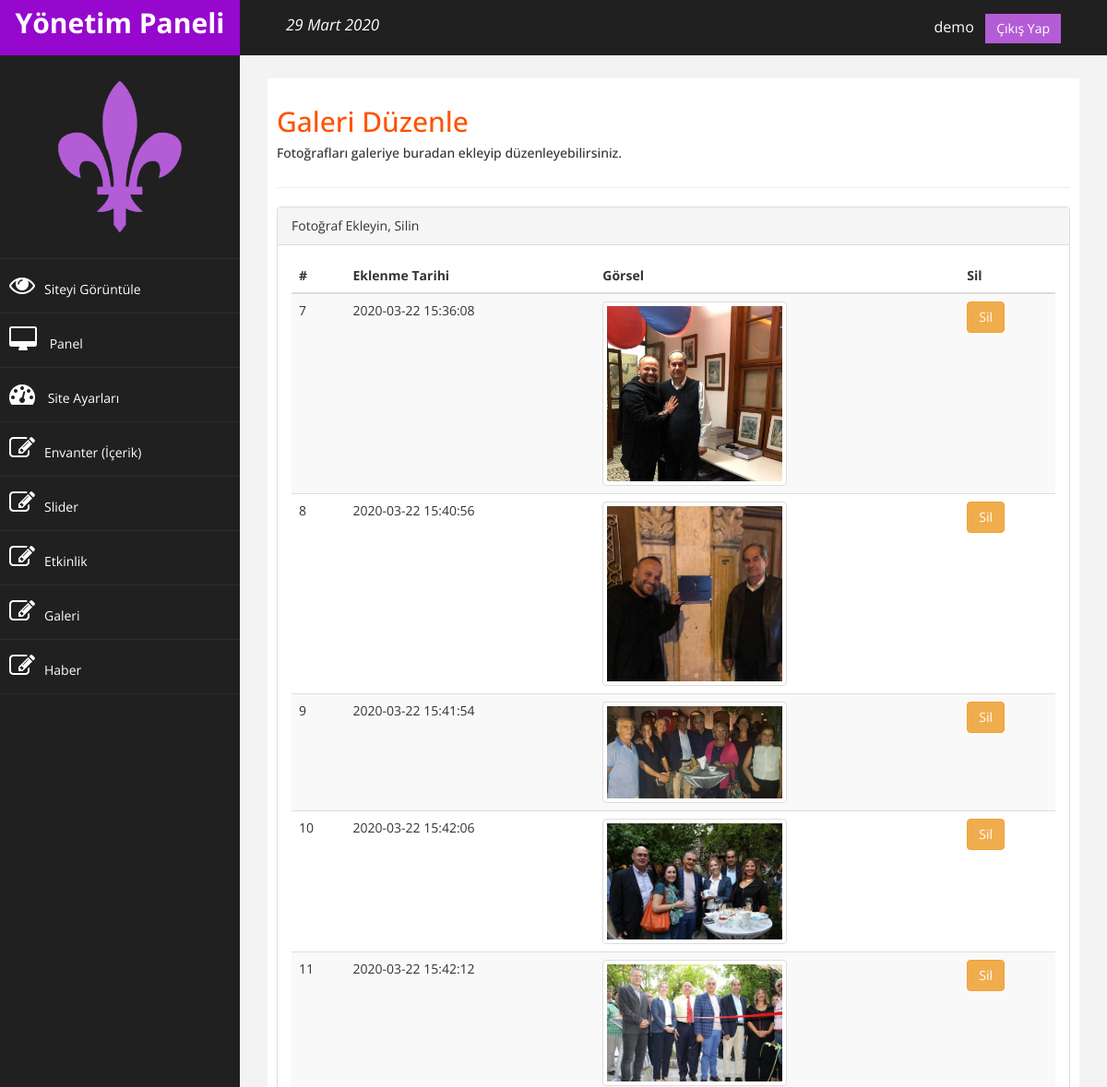
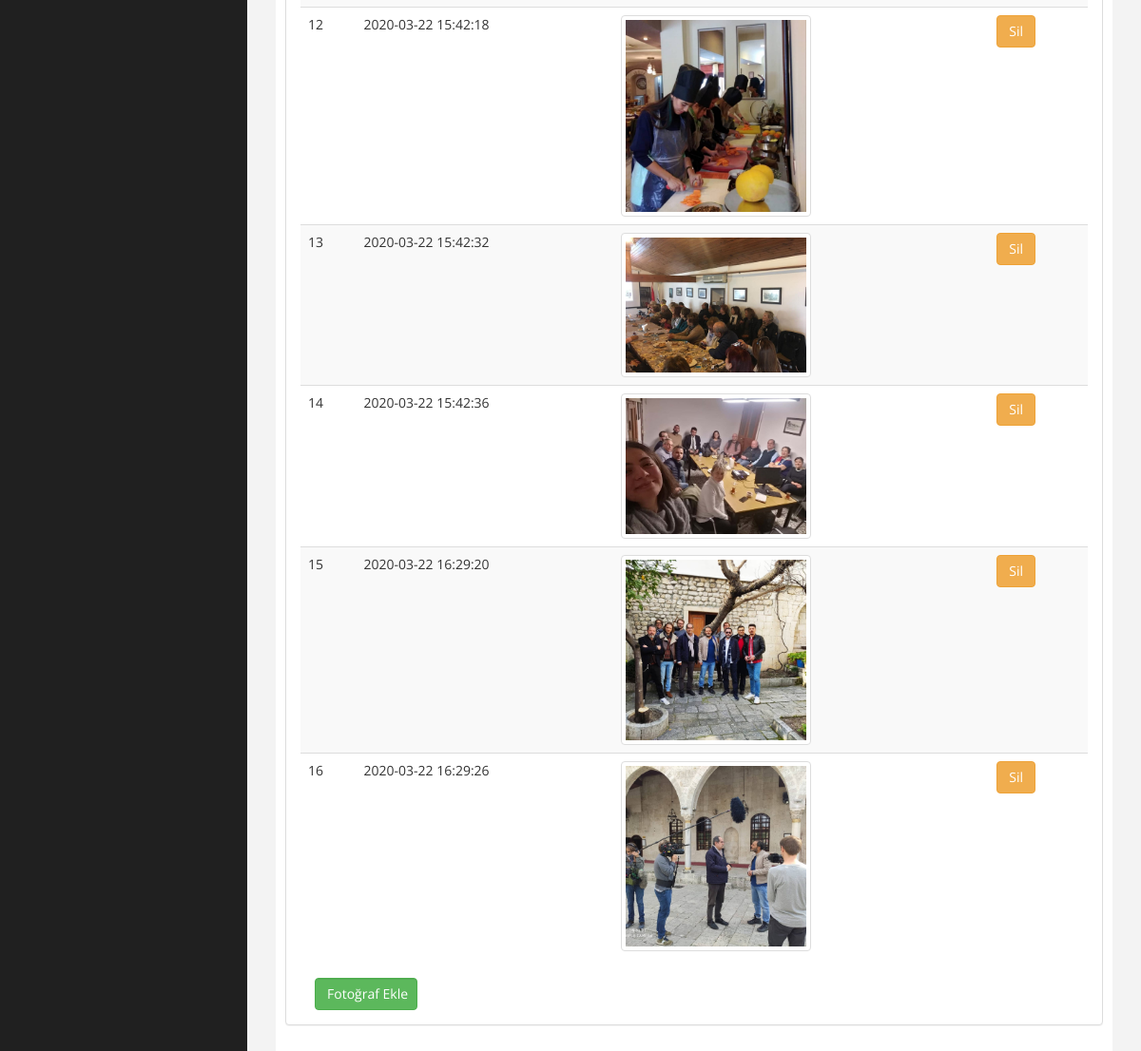
Screenshot of /admin/galeri.php (signed in) with the database file from the repository (2 pictures, top to bottom).
### tables this page shows
CREATE TABLE `gallery` (
  `id` int(11) NOT NULL,
  `url` varchar(250) NOT NULL,
  `date` varchar(100) NOT NULL
);

### admin/galeri.php (the view, shortened to what this page needs)
<?php
include 'header.php';
include 'sidebar.php';
$sql = "select * from gallery";
$result = $conn->query($sql);
$durum=isset($_GET["durum"]);
?>
<div id="page-wrapper">
  <div id="page-inner">
    <div class="row">
    <div class="col-md-12">
                     <h2>Galeri Düzenle</h2>
                       <?php
                       if($durum=="ok"){
                       ?>
                       <h5>İşlem Başarılı...</h5>
                    <?php }elseif($durum=="error"){  ?>
                        <h5>Hatalı İşlem!! </h5>
                    <?php }else{ ?>
                        <h5>Fotoğrafları galeriye buradan ekleyip düzenleyebilirsiniz. </h5>
                    <?php } ?>
                    </div>
    </div>
    <hr />
    <div class="panel panel-default">
      <div class="panel-heading">
        Fotoğraf Ekleyin, Silin
      </div>
      <div class="panel-body">
        <div class="table-responsive">
          <table class="table table-striped w-aut">
            <thead>
              <tr>
                <th scope="col">#</th>
                <th scope="col">Eklenme Tarihi</th>
                <th scope="col">Görsel</th>
                <th scope="col">Sil</th>
              </tr>
            </thead>
            <tbody>
              <?php while ($row_gallery = $result->fetch_assoc()) { ?>
                <tr>
                  <td><?php echo $row_gallery["id"]; ?></td>
                  <td><?php $timestamp = strtotime( time());
                        echo date("Y-m-d H:i:s", $row_gallery["date"]); ?></td>
                  <td><img class="img-thumbnail" width="200px" src='../<?php echo $row_gallery["url"] ?>'/> </td>
                  <td><a href="settings/islem.php?photo_id=<?php echo $row_gallery['id']; ?>&gallery_delete=ok" class="btn btn-warning">Sil</a></td>
                </tr>
              <?php } ?>
            </tbody>
          </table>
          <div class="col-md-2  float-right">
            <a href="galeri-ekle.php" class="btn btn-success form-control ">Fotoğraf Ekle </a>
          </div>
        </div>
      </div>
    </div>
  </div>
  <?php include 'footer.php'; ?>

### admin/assets/css/custom.css (style rules this page uses)
body { font-family: "Open Sans", sans-serif; }
#page-wrapper { padding: 15px 15px; min-height: 600px; background: #f3f3f3; }
#page-inner { width: 100%; margin: 10px 20px 10px 0px; background-color: #fff !important; padding: 10px; min-height: 1200px; }
h2 { color: rgb(255, 81, 0); }
@media (min-width: 768px) { #page-wrapper { margin: 0 0 0 260px; padding: 15px 30px; min-height: 1200px; } }

### rows the page displays
gallery: id "7", date "2020-03-22 15:36:08", url (picture)
gallery: id "8", date "2020-03-22 15:40:56", url (picture)
gallery: id "9", date "2020-03-22 15:41:54", url (picture)
gallery: id "10", date "2020-03-22 15:42:06", url (picture)
gallery: id "11", date "2020-03-22 15:42:12", url (picture)
gallery: id "12", date "2020-03-22 15:42:18", url (picture)
gallery: id "13", date "2020-03-22 15:42:32", url (picture)
gallery: id "14", date "2020-03-22 15:42:36", url (picture)
gallery: id "15", date "2020-03-22 16:29:20", url (picture)
gallery: id "16", date "2020-03-22 16:29:26", url (picture)

### other values shown
$_SESSION["admin_logged"] "demo"
